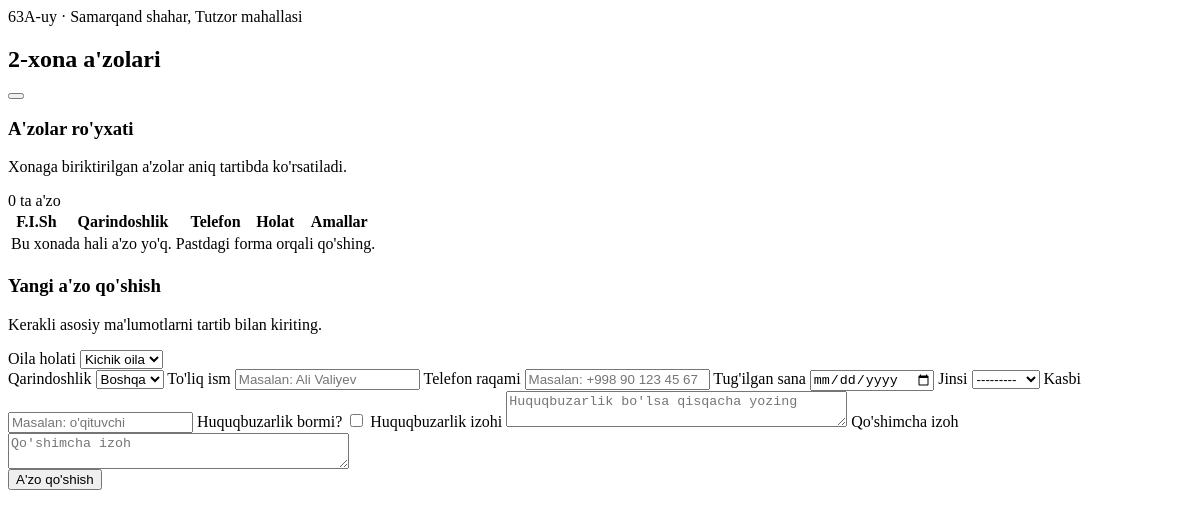
Page /rooms/112/modal/ (signed in) on the earlier database version.
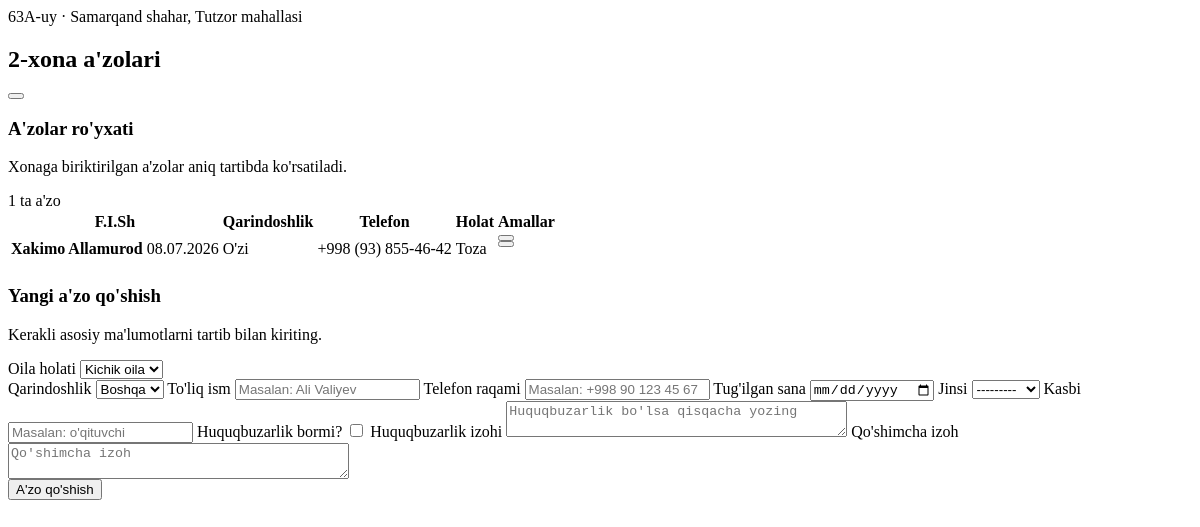
Same page on the later database version.
### registry/models.py (models this page shows, shortened)
class Room(models.Model):
    LARGE = "large"
    MEDIUM = "medium"
    SMALL = "small"
    FAMILY_STATUS_CHOICES = [
        (LARGE, "Katta oila"),
        (MEDIUM, "O'rta oila"),
        (SMALL, "Kichik oila"),
    ]
    house = models.ForeignKey(House, related_name="rooms", on_delete=models.CASCADE)
    room_number = models.PositiveIntegerField()
    entrance_number = models.PositiveIntegerField(default=1)
    family_status = models.CharField(max_length=20, choices=FAMILY_STATUS_CHOICES, default=SMALL)
    created_at = models.DateTimeField(auto_now_add=True)
    updated_at = models.DateTimeField(auto_now=True)
    class Meta:
        ordering = ["room_number"]
        constraints = [
            models.UniqueConstraint(fields=["house", "room_number"], name="unique_room_per_house")
        ]

class House(models.Model):
    COLOR_CHOICES = [
        ("blue", "Ko'k"),
        ("green", "Yashil"),
        ("red", "Qizil"),
        ("amber", "Sariq"),
        ("slate", "Kulrang"),
    ]
    house_number = models.CharField(max_length=40)
    street_name = models.CharField(max_length=180)
    room_count = models.PositiveIntegerField()
    entrance_count = models.PositiveIntegerField(default=4)
    apartments_per_entrance = models.PositiveIntegerField(default=10)
    color = models.CharField(max_length=20, choices=COLOR_CHOICES, default="blue")
    entrance_camera = models.BooleanField(default=False)
    yard_camera = models.BooleanField(default=False)
    yard_camera_count = models.PositiveIntegerField(blank=True, null=True)
    entrance_sos_button = models.BooleanField(default=False)
    created_at = models.DateTimeField(auto_now_add=True)
    updated_at = models.DateTimeField(auto_now=True)
    class Meta:
        ordering = ["-created_at"]
        constraints = [
            models.UniqueConstraint(
                fields=["house_number", "street_name"],
                name="unique_house_per_street",
            )
        ]

class Resident(models.Model):
    LIVING_STATUS_CHOICES = [
        ("owner", "Uy egasi"),
        ("tenant", "Ijarada yashovchi"),
        ("member", "A'zo"),
    ]
    RELATIONSHIP_CHOICES = [
        ("self", "O'zi"),
        ("son", "O'g'il"),
        ("daughter", "Qiz"),
        ("mother", "Ona"),
        ("brother", "Akasi"),
        ("sister", "Opasi"),
        ("friend", "Do'sti"),
        ("other", "Boshqa"),
    ]
    GENDER_CHOICES = [("male", "Erkak"), ("female", "Ayol"), ("other", "Boshqa")]
    room = models.ForeignKey(Room, related_name="residents", on_delete=models.CASCADE)
    photo = models.FileField(upload_to="residents/", blank=True, null=True)
    living_status = models.CharField(max_length=20, choices=LIVING_STATUS_CHOICES, default="owner")
    has_rental_contract = models.BooleanField(default=False)
    rental_contract_file = models.FileField(upload_to="resident_documents/", blank=True, null=True)
    has_temporary_registration = models.BooleanField(default=False)
    temporary_registration_file = models.FileField(upload_to="resident_documents/", blank=True, null=True)
    relationship = models.CharField(max_length=30, choices=RELATIONSHIP_CHOICES, default="other")
    fullname = models.CharField(max_length=180)
    phone = models.CharField(max_length=40, blank=True)
    passport = models.CharField(max_length=40, blank=True)
    pinfl = models.CharField(max_length=20, blank=True)
    birth_date = models.DateField(blank=True, null=True)
    gender = models.CharField(max_length=20, choices=GENDER_CHOICES, blank=True)
    is_working = models.BooleanField(default=False)
    occupation = models.CharField(max_length=120, blank=True)
    workplace = models.CharField(max_length=180, blank=True)
    is_studying = models.BooleanField(default=False)
    education = models.CharField(max_length=120, blank=True)
    has_violation = models.BooleanField(default=False)
    violation_description = models.TextField(blank=True)
    violation_date = models.DateField(blank=True, null=True)
    officer_name = models.CharField(max_length=150, blank=True)
    notes = models.TextField(blank=True)
    long_abroad = models.BooleanField(default=False)
    abroad_country = models.CharField(max_length=120, blank=True)
    abroad_year = models.PositiveIntegerField(blank=True, null=True)
    abroad_duration = models.CharField(max_length=120, blank=True)
    abroad_reason = models.TextField(blank=True)
    previously_convicted = models.BooleanField(default=False)
    conviction_year = models.PositiveIntegerField(blank=True, null=True)
    conviction_article = models.CharField(max_length=80, blank=True)
    conviction_part = models.CharField(max_length=80, blank=True)
    conviction_note = models.TextField(blank=True)
    penal_institution = models.BooleanField(default=False)
    penal_institution_location = models.CharField(max_length=180, blank=True)
    penal_institution_note = models.TextField(blank=True)
    probation = models.BooleanField(default=False)
    probation_start_year = models.PositiveIntegerField(blank=True, null=True)
    probation_end_year = models.PositiveIntegerField(blank=True, null=True)
    probation_article = models.CharField(max_length=80, blank=True)
    probation_part = models.CharField(max_length=80, blank=True)
    probation_note = models.TextField(blank=True)
    administrative_supervision = models.BooleanField(default=False)
    administrative_supervision_start_year = models.PositiveIntegerField(blank=True, null=True)
    administrative_supervision_end_year = models.PositiveIntegerField(blank=True, null=True)
    preventive_register = models.BooleanField(default=False)
    preventive_register_start_year = models.PositiveIntegerField(blank=True, null=True)
    preventive_register_end_year = models.PositiveIntegerField(blank=True, null=True)
    preventive_register_date = models.DateField(blank=True, null=True)
    preventive_register_article = models.CharField(max_length=180, blank=True)
    preventive_register_part = models.CharField(max_length=80, blank=True)
    preventive_register_note = models.TextField(blank=True)
    deo_register = models.BooleanField(default=False)
    deo_start_year = models.PositiveIntegerField(blank=True, null=True)
    deo_end_year = models.PositiveIntegerField(blank=True, null=True)
    deo_article = models.CharField(max_length=80, blank=True)
    deo_part = models.CharField(max_length=80, blank=True)
    deo_note = models.TextField(blank=True)
    alcohol_addiction = models.BooleanField(default=False)
    alcohol_addiction_note = models.TextField(blank=True)
    troubled_family = models.BooleanField(default=False)
    troubled_family_note = models.TextField(blank=True)
    mental_health_register = models.BooleanField(default=False)
    disability_register = models.BooleanField(default=False)
    hunting_weapon = models.BooleanField(default=False)
    weapon_count = models.PositiveIntegerField(blank=True, null=True)
    weapon_model = models.CharField(max_length=180, blank=True)
    drug_addiction_register = models.BooleanField(default=False)
    drug_addiction_since = models.CharField(max_length=120, blank=True)
    needs_social_assistance = models.BooleanField(default=False)
    social_assistance_note = models.TextField(blank=True)
    security_panel_connected = models.BooleanField(default=False)
    has_complaints = models.BooleanField(default=False)
    complaint_count = models.PositiveIntegerField(blank=True, null=True)
    complaint_notes = models.JSONField(default=list, blank=True)
    social_conclusion = models.BooleanField(default=False)
    social_conclusion_file = models.FileField(upload_to="resident_documents/", blank=True, null=True)
    social_conclusion_note = models.TextField(blank=True)
    joint_conclusion = models.BooleanField(default=False)
    joint_conclusion_file = models.FileField(upload_to="resident_documents/", blank=True, null=True)
    joint_conclusion_note = models.TextField(blank=True)
    created_at = models.DateTimeField(auto_now_add=True)
    class Meta:
        ordering = ["fullname"]

### registry/views.py (the view, shortened to what this page needs)
# urls.py: path("rooms/<int:pk>/modal/", login_required(views.room_modal), name="room_modal"),
def room_modal(request, pk):
    room = get_object_or_404(Room.objects.select_related("house"), pk=pk)
    residents = room.residents.all()
    status_form = RoomStatusForm(request.POST or None, instance=room, prefix="room")
    edit_resident = None
    edit_id = request.GET.get("edit_resident") or request.POST.get("edit_resident")
    if edit_id:
        edit_resident = get_object_or_404(Resident, pk=edit_id, room=room)
    resident_form = ResidentBasicForm(
        request.POST if request.POST.get("action") == "resident" else None,
        instance=edit_resident,
        prefix="resident",
    )
    context = {
        "room": room,
        "residents": residents,
        "status_form": status_form,
        "resident_form": resident_form,
        "edit_resident": edit_resident,
        "post_url": reverse("registry:room_modal", args=[room.pk]),
    }
    return render(request, "registry/partials/room_modal.html", context)

### registry/forms.py
class RoomStatusForm(StyledModelForm):
    class Meta:
        model = Room
        fields = ["family_status"]
        labels = {"family_status": "Oila holati"}

### registry/templates/registry/partials/room_modal.html (shortened to what the changed rows need)
<div class="modal-backdrop" data-modal-backdrop>
    <div class="modal-panel">
        <div class="sticky top-0 z-10 flex items-center justify-between border-b border-slate-200 bg-white/90 p-5 backdrop-blur">
            <div>
                <p class="text-sm text-[#5C5E62]">{{ room.house.house_number }}-uy · {{ room.house.street_name }}</p>
                <h2 class="text-xl font-medium">{{ room.room_number }}-xona a'zolari</h2>
            </div>
        </div>
        <div class="space-y-5 p-5">
            <section class="modal-section">
                <div class="mb-4 flex items-center justify-between gap-3">
                    <div>
                        <h3>A'zolar ro'yxati</h3>
                        <p class="text-sm text-[#5C5E62]">Xonaga biriktirilgan a'zolar aniq tartibda ko'rsatiladi.</p>
                    </div>
                    <span class="badge">{{ residents.count }} ta a'zo</span>
                </div>
                <div class="overflow-x-auto rounded border border-slate-200 bg-white">
                    <table class="member-table">
                        <thead>
                            <tr>
                                <th>F.I.Sh</th>
                                <th>Qarindoshlik</th>
                                <th>Telefon</th>
                                <th>Holat</th>
                                <th class="text-center">Amallar</th>
                            </tr>
                        </thead>
                        <tbody>
                            {% for resident in residents %}
                            <tr>
                                <td>
                                    <strong>{{ resident.fullname }}</strong>
                                    {% if resident.birth_date %}<span>{{ resident.birth_date|date:"d.m.Y" }}</span>{% endif %}
                                </td>
                                <td>{{ resident.get_relationship_display }}</td>
                                <td>{{ resident.phone|default:"-" }}</td>
                                <td>
                                    {% if resident.has_violation %}
                                        <span class="table-badge danger">Huquqbuzarlik bor</span>
                                    {% else %}
                                        <span class="table-badge good">Toza</span>
                                    {% endif %}
                                </td>
                                <td>
                                    <div class="table-actions">
                                        <button type="button" class="icon-action edit" title="Tahrirlash" aria-label="Tahrirlash" data-modal-url="{% url 'registry:room_modal' room.pk %}?edit_resident={{ resident.pk }}"></button>
                                        <form method="post" action="{% url 'registry:resident_delete' resident.pk %}" data-confirm="Bu a'zoni o'chirishni tasdiqlaysizmi?">
                                            <button class="icon-action delete" type="submit" title="O'chirish" aria-label="O'chirish"></button>
                                        </form>
                                    </div>
                                </td>
                            </tr>
                            {% empty %}
                            <tr>
                                <td colspan="5" class="text-center text-[#5C5E62]">Bu xonada hali a'zo yo'q. Pastdagi forma orqali qo'shing.</td>
                            </tr>
                            {% endfor %}
                        </tbody>
                    </table>
                </div>
            </section>
            <form method="post" action="{{ post_url }}" class="modal-section">
                <div class="grid gap-4 md:grid-cols-2">
                    {% for field in resident_form.visible_fields %}
                        <label class="{% if field.name == 'violation_description' or field.name == 'notes' %}md:col-span-2{% endif %}">
                            <span class="label">{{ field.label }}</span>
                            {{ field }}
                        </label>
                    {% endfor %}
                </div>
            </form>
        </div>
    </div>
</div>

Differences in the rows shown:
computed for Room "Samarqand shahar, Tutzor mahallasi": count "0" → "1"
added Resident: fullname "Xakimo Allamurod", birth_date "08.07.2026", relationship "O'zi", phone "+998 (93) 855-46-42", has_violation "Toza"
Other differences:
text no longer shown: "Bu xonada hali a'zo yo'q. Pastdagi forma orqali qo'shing."
